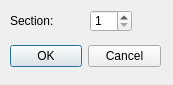
<?xml version="1.0" encoding="UTF-8"?>
<ui version="4.0">
 <class>Sect_Dialog</class>
 <widget class="QDialog" name="Sect_Dialog">
  <property name="geometry">
   <rect>
    <x>0</x>
    <y>0</y>
    <width>173</width>
    <height>85</height>
   </rect>
  </property>
  <property name="windowTitle">
   <string>Instrument Section </string>
  </property>
  <widget class="QDialogButtonBox" name="buttonBox">
   <property name="geometry">
    <rect>
     <x>10</x>
     <y>40</y>
     <width>151</width>
     <height>32</height>
    </rect>
   </property>
   <property name="orientation">
    <enum>Qt::Horizontal</enum>
   </property>
   <property name="standardButtons">
    <set>QDialogButtonBox::Cancel|QDialogButtonBox::Ok</set>
   </property>
  </widget>
  <widget class="QLabel" name="label">
   <property name="geometry">
    <rect>
     <x>10</x>
     <y>10</y>
     <width>58</width>
     <height>22</height>
    </rect>
   </property>
   <property name="text">
    <string>Section:</string>
   </property>
  </widget>
  <widget class="QSpinBox" name="sect_sel">
   <property name="geometry">
    <rect>
     <x>90</x>
     <y>10</y>
     <width>42</width>
     <height>22</height>
    </rect>
   </property>
   <property name="minimum">
    <number>1</number>
   </property>
   <property name="maximum">
    <number>8</number>
   </property>
  </widget>
 </widget>
 <resources/>
 <connections>
  <connection>
   <sender>buttonBox</sender>
   <signal>accepted()</signal>
   <receiver>Sect_Dialog</receiver>
   <slot>accept()</slot>
   <hints>
    <hint type="sourcelabel">
     <x>248</x>
     <y>254</y>
    </hint>
    <hint type="destinationlabel">
     <x>157</x>
     <y>274</y>
    </hint>
   </hints>
  </connection>
  <connection>
   <sender>buttonBox</sender>
   <signal>rejected()</signal>
   <receiver>Sect_Dialog</receiver>
   <slot>reject()</slot>
   <hints>
    <hint type="sourcelabel">
     <x>316</x>
     <y>260</y>
    </hint>
    <hint type="destinationlabel">
     <x>286</x>
     <y>274</y>
    </hint>
   </hints>
  </connection>
 </connections>
</ui>
